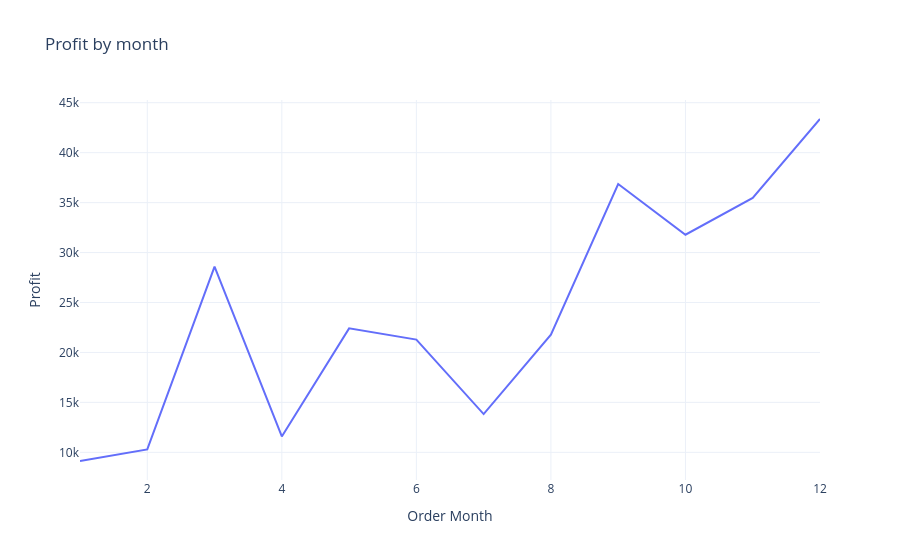

The cell this chart's notebook holds for it:
### Code cell
fig = px.line(profit_by_month,
             x = 'Order Month',
             y = 'Profit',
             title = 'Profit by month')

fig.show()

### Figure 1 — Plotly figure (JSON) as saved in the notebook; plotly's stock layout.template omitted (floating-point values rounded to 4 significant figures)
{"data": [{"hovertemplate": "Order Month=%{x}<br>Profit=%{y}<extra></extra>", "legendgroup": "", "line": {"color": "#636efa", "dash": "solid"}, "marker": {"symbol": "circle"}, "mode": "lines", "name": "", "orientation": "v", "showlegend": false, "type": "scatter", "x": [1, 2, 3, 4, 5, 6, 7, 8, 9, 10, 11, 12], "xaxis": "x", "y": [9134.0, 10290.0, 28590.0, 11590.0, 22410.0, 21290.0, 13830.0, 21780.0, 36860.0, 31780.0, 35470.0, 43370.0], "yaxis": "y"}], "layout": {"legend": {"tracegroupgap": 0}, "title": {"text": "Profit by month"}, "xaxis": {"anchor": "y", "domain": [0, 1], "title": {"text": "Order Month"}}, "yaxis": {"anchor": "x", "domain": [0, 1], "title": {"text": "Profit"}}}}
